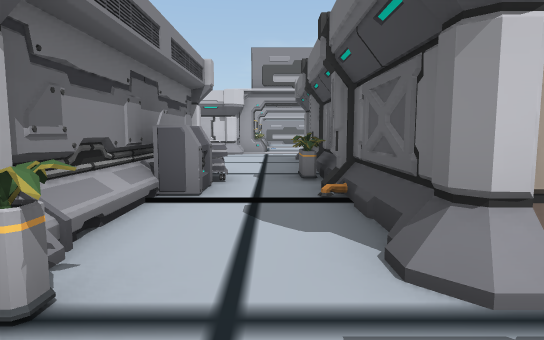
view 1 (above)

23 first-person views from a walk through a 3-D level made in the Unity game engine. The camera is 1.4 m above the floor, tilts 6° down and sees 75° across. The floor is counted in squares, 2 m on a side. Each view is taken from the middle of a square. On the plan, view 1 faces up. The plan holds only what a view shows up to about 11 squares ahead; the rest is blank. Some animated figures are left out.

view 2
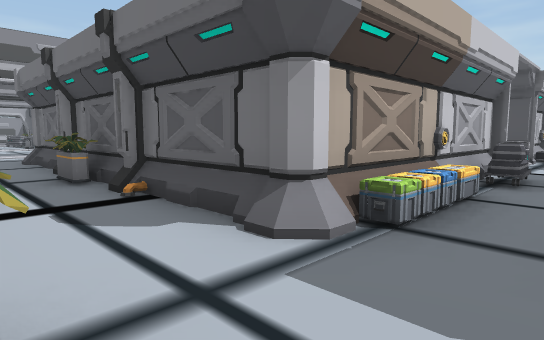

view 3
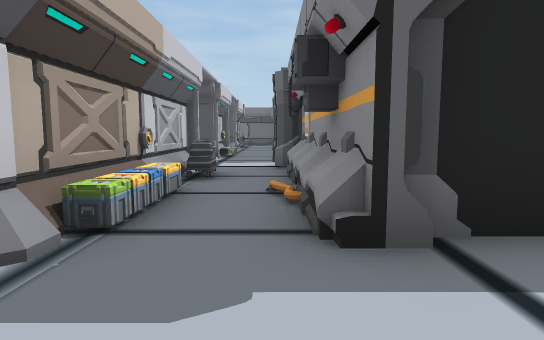

view 4
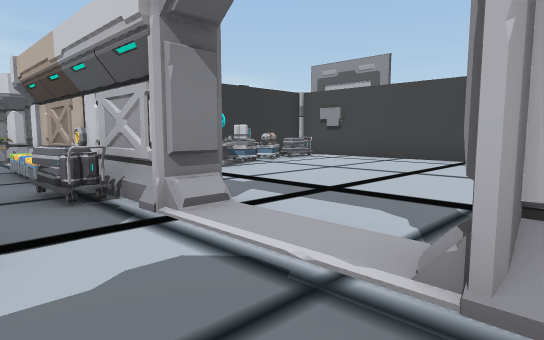

view 5
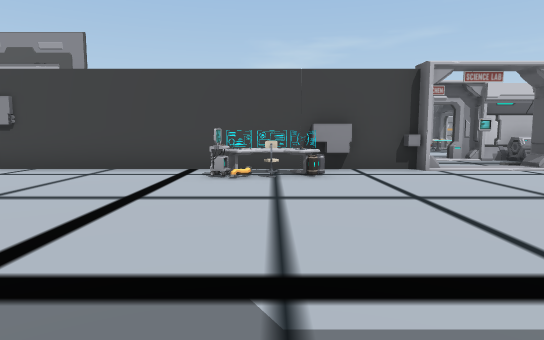

view 6
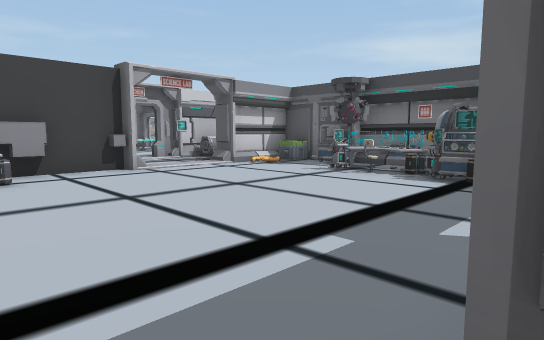

view 7
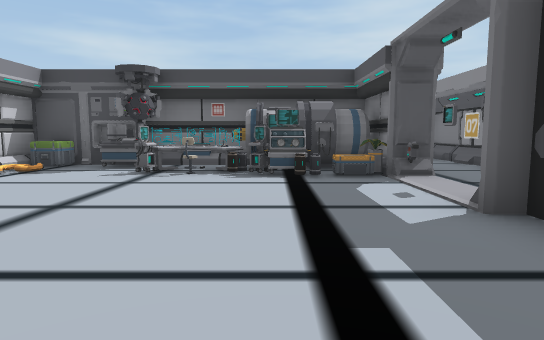

view 8
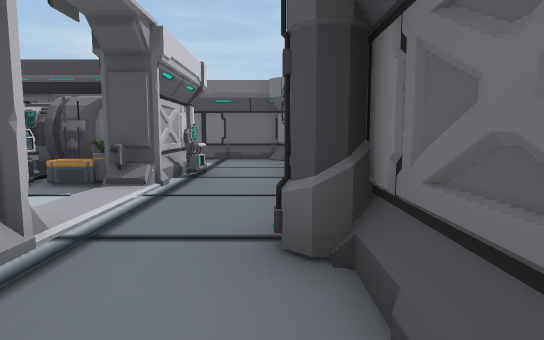

view 9
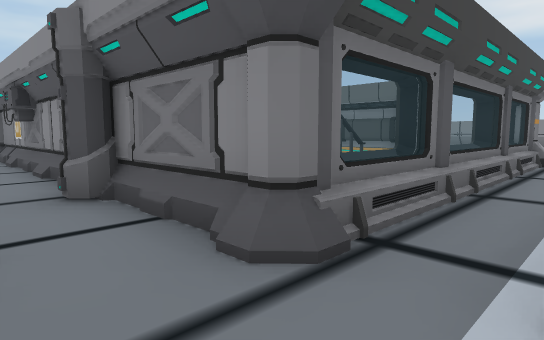

view 10
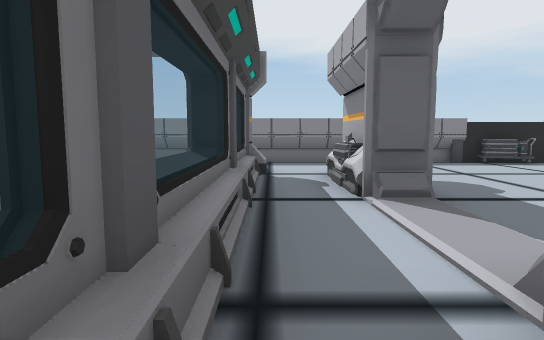

view 11
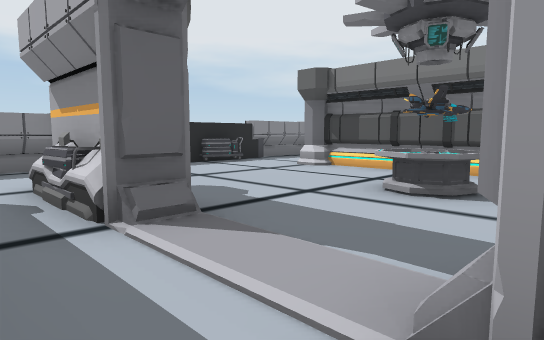

view 12
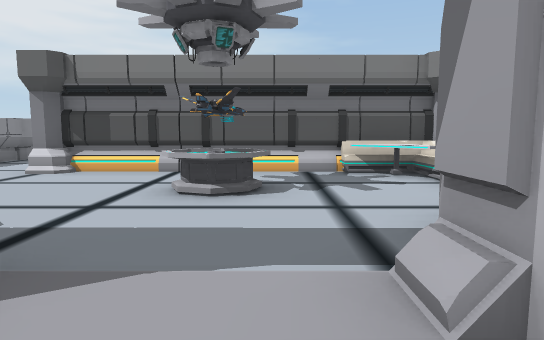

view 13
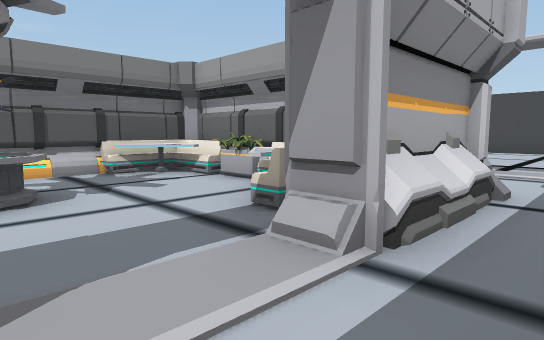

view 14
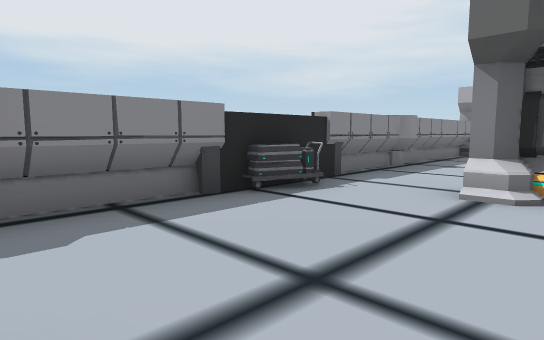

view 15
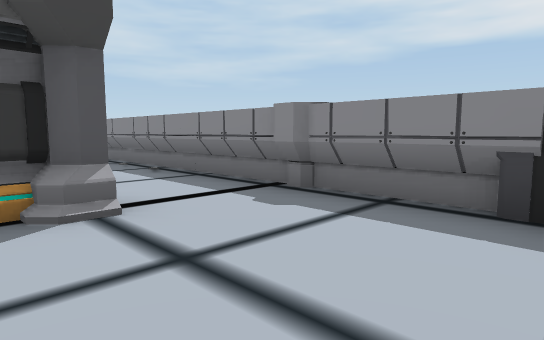

view 16
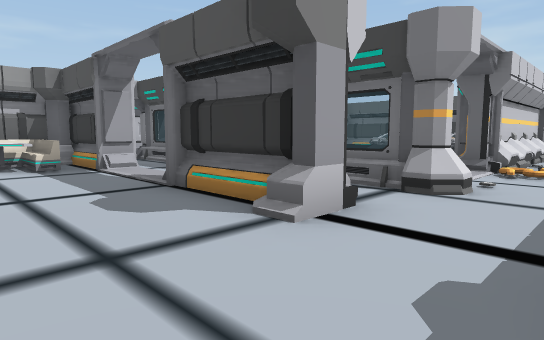

view 17
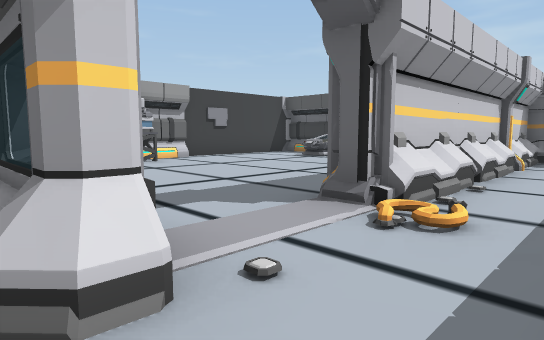

view 18
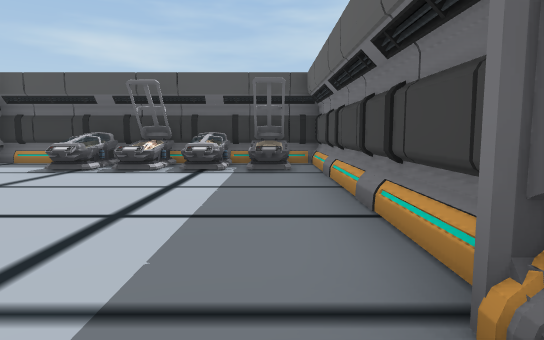

view 19
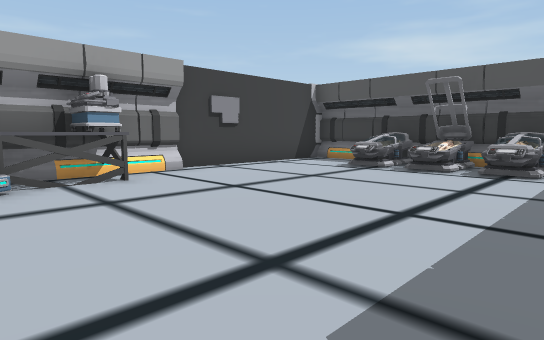

view 20
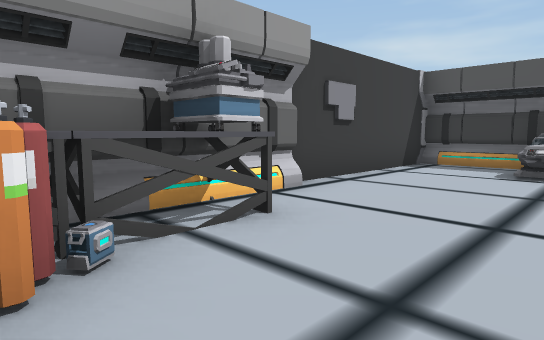

view 21
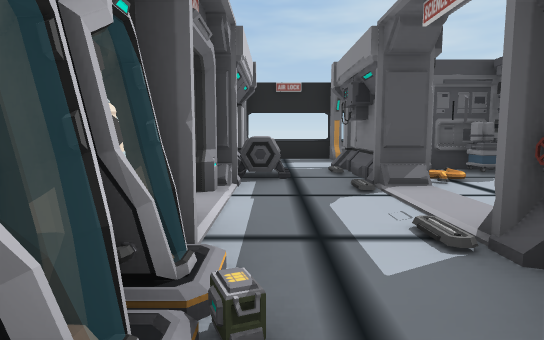

view 22
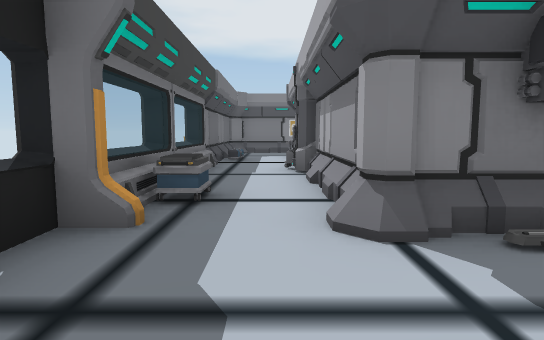

view 23
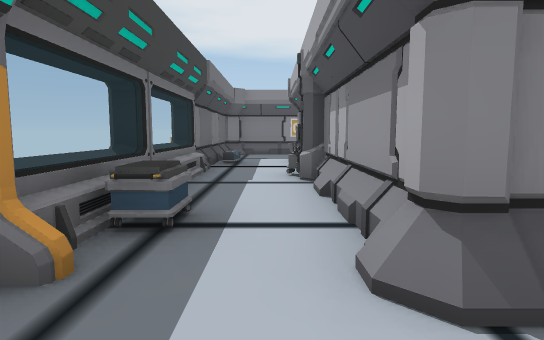

### Floor plan
Key: @ floor where view 1 was taken; # wall or solid block; . floor; / step, stairs or slope; = window, fence, low wall or low ledge; ^ raised ledge; P pillar; M machine; T table; B battery; S stool; A barrel; E bed; O other object.
Columns run from 6 left of view 1 to 19 right of it. Each row starts with its distance up from view 1.
 12                 =#.###P.O#
 11      ...       ///...B...^
 10      ...       M #.=##...^
  9      ..P######TM.O..#MPOP#
  8      ..#O...OTS.A.../O#.O.
  7      P.PO......A.....OO./=
  6     #O.OO...........OTOO/
  5     #O.#OO.........AOTOO/=
  4     #O.P T.........OAO ./#
  3     #..#   ........AOO ./#
  2     #P.P#####..##O.OO#OP/#
  1     #O..OOOO...//....O...#
  0      .@..M=^O....O......P#
 -1       .#P#OOPPP###########
 -2        #OT.T^#/=O........#
 -3        #.....#/#.......E##
 -4        #..T.../=......OE##
 -5        #.OT.../=.........#
 -6        #.....#/#.......E##
 -7        #.....O/=.......E#
 -8        #P...P#P#.P####P##
 -9     .............=======#
-10 P.......OO.....#####
-11 #####P######P#######

Where each view was taken, in squares from view 1:
view 1: 0 up, 0 right, facing up
view 2: 0 up, 1 left, facing up-right
view 3: 0 up, 1 left, facing right
view 4: 0 up, 9 right, facing up-left
view 5: 2 up, 8 right, facing up
view 6: 2 up, 8 right, facing up-right
view 7: 4 up, 8 right, facing right
view 8: 0 up, 9 right, facing right
view 9: 1 up, 7 right, facing down-right
view 10: 2 down, 8 right, facing down
view 11: 3 down, 8 right, facing down-left
view 12: 4 down, 8 right, facing left
view 13: 5 down, 8 right, facing up-left
view 14: 7 down, 6 right, facing down-left
view 15: 7 down, 3 right, facing down-right
view 16: 10 down, 4 right, facing up-right
view 17: 10 down, 8 right, facing up-right
view 18: 7 down, 10 right, facing right
view 19: 7 down, 10 right, facing up-right
view 20: 4 down, 10 right, facing up-right
view 21: 11 up, 9 right, facing right
view 22: 12 up, 17 right, facing down
view 23: 11 up, 17 right, facing down
